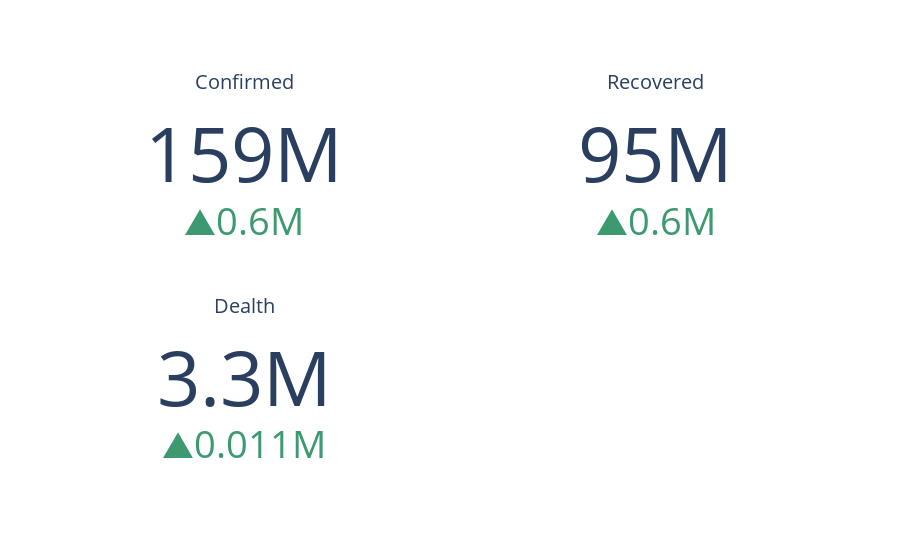

The notebook cell this image was saved under:
### Code cell
fig = go.Figure()
fig.add_trace(go.Indicator(
    mode = "number+delta",
    title = {'text': "Confirmed"},
    value = TotaldataConfirmed['Count'].sum(),
    delta = {'reference': TotaldataConfirmed_1dayMinus['Count'].sum()},
    domain = {'row': 0, 'column': 0}))

fig.add_trace(go.Indicator(
    mode = "number+delta",
    title = {'text': "Recovered"},
    value = TotaldataRecovered['Count'].sum(),
    delta = {'reference': TotaldataRecovered_1dayMinus['Count'].sum()},
    domain = {'row': 0, 'column': 1}))

fig.add_trace(go.Indicator(
    mode = "number+delta",
    title = {'text': "Dealth"},
    number = {'valueformat':'0.2s'},
    value = TotaldataDealth['Count'].sum(),
    delta = {'reference': TotaldataDealth_1dayMinus['Count'].sum()},
    domain = {'row': 1, 'column': 0}))

fig.update_layout(
    grid = {'rows': 2, 'columns': 2, 'pattern': "independent"},
    template = {'data' : {'indicator': [{
        'title': {'text': "Speed"},
        'mode' : "number+delta+gauge",
        'delta' : {'reference': 90}}]
                         }})

### Figure 1 — Plotly figure (JSON) as saved in the notebook; plotly's stock layout.template omitted (floating-point values rounded to 4 significant figures)
{"data": [{"delta": {"reference": 158326318}, "domain": {"column": 0, "row": 0}, "mode": "number+delta", "title": {"text": "Confirmed"}, "type": "indicator", "value": 158951027}, {"delta": {"reference": 94367001}, "domain": {"column": 1, "row": 0}, "mode": "number+delta", "title": {"text": "Recovered"}, "type": "indicator", "value": 95000511}, {"delta": {"reference": 3292851}, "domain": {"column": 0, "row": 1}, "mode": "number+delta", "number": {"valueformat": "0.2s"}, "title": {"text": "Dealth"}, "type": "indicator", "value": 3303696}], "layout": {"grid": {"columns": 2, "pattern": "independent", "rows": 2}}}
